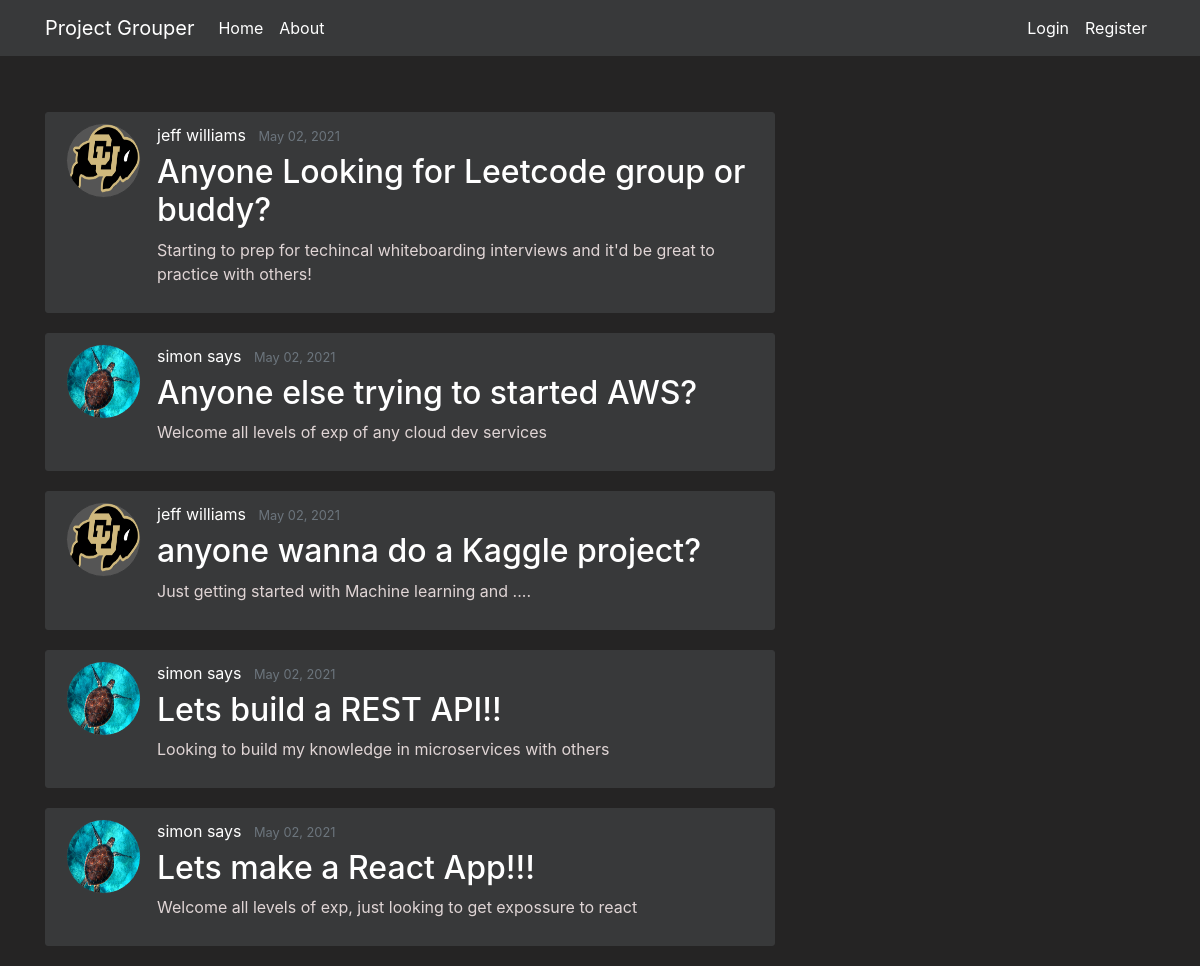
Page /home on the earlier database version.
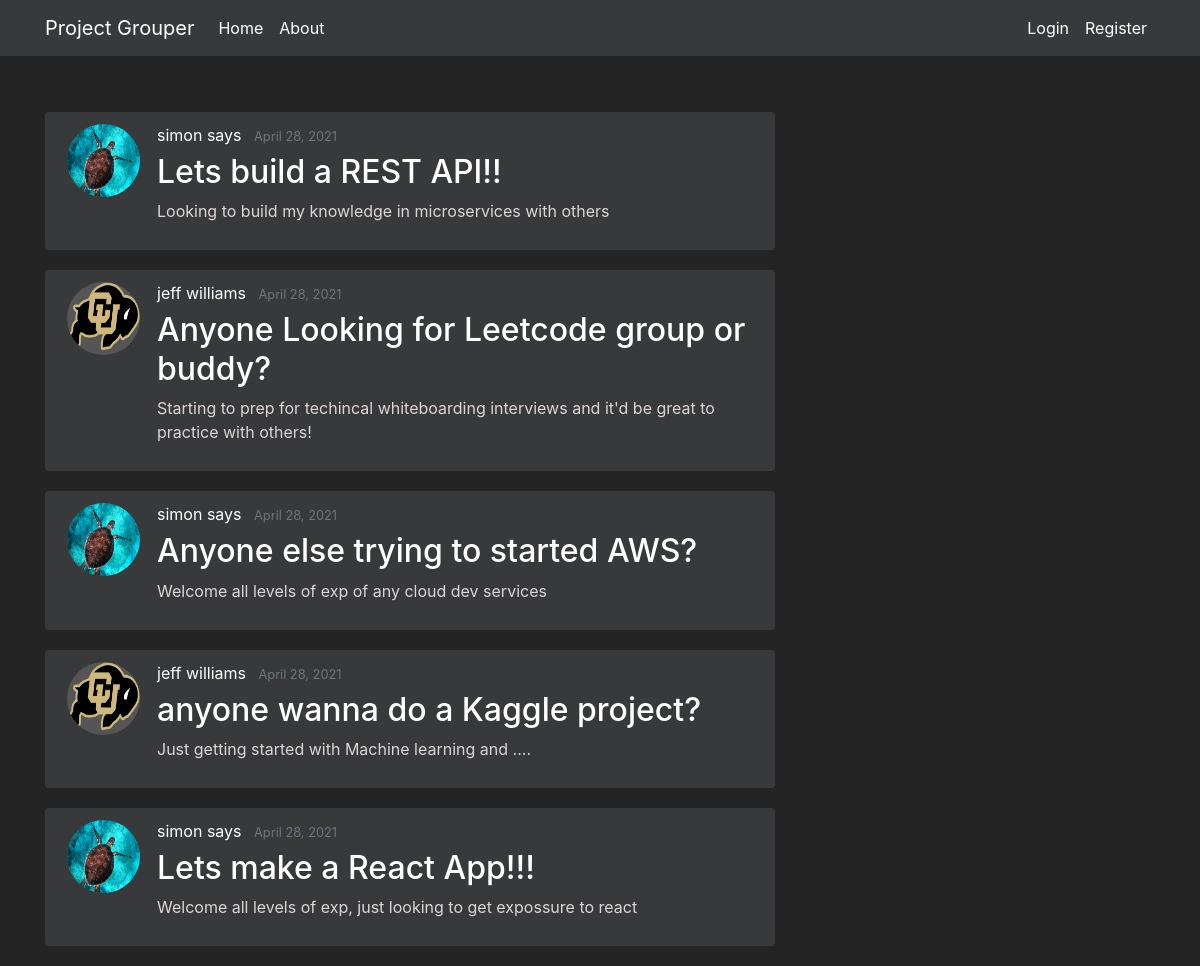
Same page on the later database version.
### flaskapp/models.py (models this page shows, shortened)
class Projects(db.Model):
    __tablename__ = 'project'
    id = db.Column(db.Integer, primary_key=True, nullable=False)
    name = db.Column(db.String(250), unique=True, nullable=False)
    desc = db.Column(db.String(500), unique=False, nullable=False)
    creation_timestamp = db.Column(db.DateTime, nullable=False, default=datetime.utcnow)
    start_date = db.Column(db.DateTime, nullable=True, default=datetime.utcnow)
    target_end_date = db.Column(db.DateTime, nullable=True, default=datetime.utcnow)
    owner_id = db.Column(db.Integer, db.ForeignKey('user.id'), nullable=False, default=1)
    owner = db.relationship("Users", foreign_keys=owner_id, backref="owned_projects", uselist=False)
    members = db.relationship('Users', secondary=UserProjects, lazy='subquery', backref="get_projects")
    languages = db.relationship('Languages', secondary=ProjectLanguages, lazy='subquery', backref="get_projects")
    careers = db.relationship('Careers', secondary=ProjectCareers, lazy='subquery', backref="get_projects")

class Users(db.Model, UserMixin):
    __tablename__ = 'user'
    id = db.Column(db.Integer, primary_key=True, nullable=False)
    first_name = db.Column(db.String(20), nullable=False)
    last_name = db.Column(db.String(20), nullable=False)
    email = db.Column(db.String(50), unique=True, nullable=False)
    password = db.Column(db.String(20), nullable=False)
    profile_image = db.Column(db.String(20), nullable=False, default="Portrait_Placeholder.png")
    date_joined = db.Column(db.DateTime, nullable=False, default=datetime.utcnow)
    is_moderator = db.Column(db.Boolean, default=False, nullable=False)
    languages = db.relationship('Languages', secondary=UserLanguages, lazy='subquery', backref="get_users")
    careers = db.relationship('Careers', secondary=UserCareers, lazy='subquery', backref="get_users")

### flaskapp/routes.py (the view)
@app.route('/')
@app.route('/home')
def home():
    projects = Projects.query.all()
    projects = sorted(projects, key=lambda x: x.creation_timestamp, reverse=True)
    for project in projects:
        print(project.creation_timestamp)
    return render_template('home.html', projects=projects)

### flaskapp/templates/home.html
{% extends "layout.html" %}
{% block content %}
    {% for project in projects %}
        <article class="media content-section">
            <img class="rounded-circle article-img" src="{{ url_for('static', filename='profile_pics/' + project.owner.profile_image) }}">
            <div class="media-body">
                <div class="article-metadata">
                    <a class="mr-2" href="#">{{ project.owner.first_name }} {{ project.owner.last_name }}</a>
                    <small class="text-muted">{{ project.creation_timestamp.strftime('%B %d, %Y') }}</small>
                </div>
                <h2><a class="article-title" href="{{ url_for('project', project_id=project.id) }}">{{ project.name }}</a></h2>
                <p class="article-content">{{ project.desc }}</p>
            </div>
            </article>
    {% endfor %}
{% endblock content %}

### flaskapp/templates/layout.html (shortened to what this page needs)
<!DOCTYPE html>
<html lang="en">
<head>
    <link rel="stylesheet" href="https://maxcdn.bootstrapcdn.com/bootstrap/4.0.0/css/bootstrap.min.css">
    <link rel="stylesheet" type="text/css" href="{{ url_for('static', filename='/main.css') }}">
</head>
<body>
    <header class="site-header">
        <nav class="navbar navbar-expand-md navbar-dark bg-steel fixed-top">
            <div class="container">
                <a class="navbar-brand" href="/"> Project Grouper </a>
                <div class="collapse navbar-collapse" id="navbarToggle">
                    <div class="navbar-nav mr-auto">
                        <a class="nav-item nav-link" href="{{ url_for('home') }}">Home</a>
                        <a class="nav-item nav-link" href="{{ url_for('about') }}">About</a>
                    </div>
                    <div class="navbar-nav">
                        {% if current_user.is_authenticated %}
                            <a class="btn btn-primary btn-sml" href="{{ url_for('new_project') }}">Create Project</a>
                            <li class="nav-item dropdown">
                                <a class="nav-link dropdown-toggle" href="#" id="navbarDropdownMenuLink" role="button" data-toggle="dropdown" aria-haspopup="true" aria-expanded="false">
                                    <img src="{{ url_for('static', filename='profile_pics/' + current_user.profile_image) }}" width="30" height="30" class="rounded-circle">
                                </a>
                                <div class="dropdown-menu" aria-labelledby="navbarDropdownMenuLink">
                                    <a class="dropdown-item" href="{{ url_for('account') }}">Account</a>
                                    <a class="dropdown-item" href="{{ url_for('logout') }}">Logout</a>
                                </div>
                        {% else %}
                            <a class="nav-item nav-link" href="{{ url_for('login') }}">Login</a>
                            <a class="nav-item nav-link" href="{{ url_for('register') }}">Register</a>
                        {% endif %}
                    </div>
                </div>
            </div>
        </nav>
    </header>
    <main role="main" class="container">
      <div class="row">
        <div class="col-md-8">
          {% block content %}
          {% endblock %}
        </div>
      </div>
    </main>
</body>
</html>

### flaskapp/static/main.css (style rules this page uses)
body { background: #252424; color: #e0d5d5; margin-top: 7rem; }
h1, h2, h3, h4, h5, h6 { color: #ffffff; }
.mr-2 { color: #ffffff; }
.bg-steel { background-color: #38393a; }
.site-header .navbar-nav .nav-link { color: #ffffff; }
.content-section { background: #38393a; padding: 10px 20px; border: 1px solid #38393a; border-radius: 3px; margin-bottom: 20px; }
.article-title { color: #ffffff; }
.article-content { white-space: pre-line; }
.article-img { height: 75px; width: 75px; margin-right: 16px; border: 1px solid #38393a; background:#555555; }
.article-metadata { padding-bottom: 1px; margin-bottom: 4px; border-bottom: 1px solid #38393a; }

Differences in the rows shown:
changed Projects "Lets build a REST API!!": creation_timestamp "May 02, 2021" → "April 28, 2021"; moves up the list
changed Projects "Anyone Looking for Leetcode group or buddy?": creation_timestamp "May 02, 2021" → "April 28, 2021"
changed Projects "Anyone else trying to started AWS?": creation_timestamp "May 02, 2021" → "April 28, 2021"
changed Projects "anyone wanna do a Kaggle project?": creation_timestamp "May 02, 2021" → "April 28, 2021"
changed Projects "Lets make a React App!!!": creation_timestamp "May 02, 2021" → "April 28, 2021"
